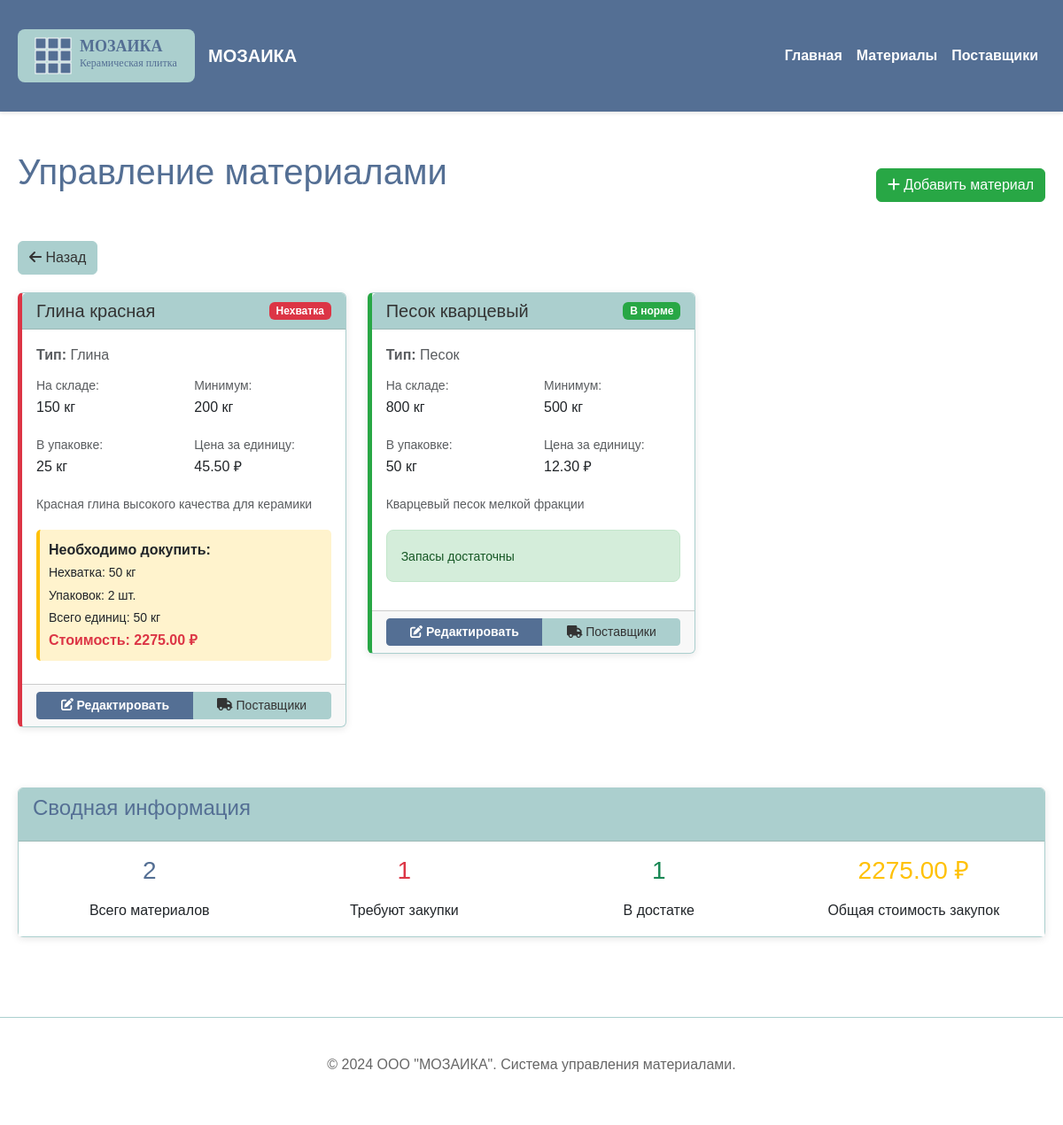
The page /materials on the database its author committed.
### models.py (models this page shows, shortened)
class Material(db.Model):
    __tablename__ = 'materials'
    id = db.Column(db.Integer, primary_key=True)
    name = db.Column(db.String(200), nullable=False)
    type_id = db.Column(db.Integer, db.ForeignKey('material_types.id'), nullable=False)
    description = db.Column(db.Text)
    unit_of_measure = db.Column(db.String(20), nullable=False)  # единица измерения
    quantity_in_package = db.Column(db.Integer, nullable=False, default=1)  # количество в упаковке
    quantity_in_stock = db.Column(db.Integer, nullable=False, default=0)  # количество на складе
    min_quantity = db.Column(db.Integer, nullable=False, default=0)  # минимальное количество
    price_per_unit = db.Column(db.Numeric(10, 2), nullable=False)  # цена за единицу
    created_at = db.Column(db.DateTime, default=datetime.utcnow)
    updated_at = db.Column(db.DateTime, default=datetime.utcnow, onupdate=datetime.utcnow)
    def calculate_min_purchase_cost(self):
        if self.quantity_in_stock >= self.min_quantity:
            return 0.0
        shortage = self.min_quantity - self.quantity_in_stock
        packages_needed = (shortage + self.quantity_in_package - 1) // self.quantity_in_package
        total_units_to_buy = packages_needed * self.quantity_in_package
        cost = float(total_units_to_buy * self.price_per_unit)
        return round(cost, 2)
    def get_shortage_info(self):
        if self.quantity_in_stock >= self.min_quantity:
            return {
                'has_shortage': False,
                'shortage_amount': 0,
                'packages_needed': 0,
                'total_units_to_buy': 0,
                'min_purchase_cost': 0.0
            }
        shortage = self.min_quantity - self.quantity_in_stock
        packages_needed = (shortage + self.quantity_in_package - 1) // self.quantity_in_package
        total_units_to_buy = packages_needed * self.quantity_in_package
        cost = self.calculate_min_purchase_cost()
        return {
            'has_shortage': True,
            'shortage_amount': shortage,
            'packages_needed': packages_needed,
            'total_units_to_buy': total_units_to_buy,
            'min_purchase_cost': cost
        }

class MaterialType(db.Model):
    __tablename__ = 'material_types'
    id = db.Column(db.Integer, primary_key=True)
    name = db.Column(db.String(100), nullable=False, unique=True)
    description = db.Column(db.Text)
    materials = db.relationship('Material', backref='material_type', lazy=True)

### routes.py (the view)
@app.route('/materials')
def materials():
    try:
        materials_list = Material.query.join(MaterialType).all()
        materials_with_costs = []
        for material in materials_list:
            material_data = {
                'material': material,
                'shortage_info': material.get_shortage_info()
            }
            materials_with_costs.append(material_data)
        return render_template('materials.html', materials=materials_with_costs)
    except Exception as e:
        logging.error(f"Error loading materials: {e}")
        flash('Ошибка при загрузке списка материалов', 'error')
        return render_template('error.html', error="Не удалось загрузить список материалов")

### templates/materials.html (shortened to what this page needs)
{% extends "base.html" %}
{% block page_header %}
<div class="d-flex justify-content-between align-items-center mb-4">
    <h1>Управление материалами</h1>
    <a href="{{ url_for('add_material') }}" class="btn btn-success">
        <i class="fas fa-plus"></i> Добавить материал
    </a>
</div>
{% endblock %}
{% block content %}
<div class="back-button">
    <a href="{{ url_for('index') }}" class="btn btn-secondary">
        <i class="fas fa-arrow-left"></i> Назад
    </a>
</div>
{% if materials %}
    <div class="row">
        {% for material_data in materials %}
            {% set material = material_data.material %}
            {% set shortage_info = material_data.shortage_info %}
            <div class="col-lg-6 col-xl-4 mb-4">
                <div class="card material-card {{ 'shortage-highlight' if shortage_info.has_shortage else 'adequate-stock' }}">
                    <div class="card-header d-flex justify-content-between align-items-center">
                        <h5 class="card-title mb-0">{{ material.name }}</h5>
                        {% if shortage_info.has_shortage %}
                            <span class="badge badge-shortage">Нехватка</span>
                        {% else %}
                            <span class="badge badge-ok">В норме</span>
                        {% endif %}
                    </div>
                    <div class="card-body">
                        <p class="text-muted mb-2">
                            <strong>Тип:</strong> {{ material.material_type.name }}
                        </p>
                        <div class="row mb-3">
                            <div class="col-6">
                                <small class="text-muted">На складе:</small><br>
                                <span class="h6">{{ material.quantity_in_stock }} {{ material.unit_of_measure }}</span>
                            </div>
                            <div class="col-6">
                                <small class="text-muted">Минимум:</small><br>
                                <span class="h6">{{ material.min_quantity }} {{ material.unit_of_measure }}</span>
                            </div>
                        </div>
                        <div class="row mb-3">
                            <div class="col-6">
                                <small class="text-muted">В упаковке:</small><br>
                                <span>{{ material.quantity_in_package }} {{ material.unit_of_measure }}</span>
                            </div>
                            <div class="col-6">
                                <small class="text-muted">Цена за единицу:</small><br>
                                <span>{{ "%.2f"|format(material.price_per_unit) }} ₽</span>
                            </div>
                        </div>
                        {% if material.description %}
                            <p class="card-text">
                                <small class="text-muted">{{ material.description }}</small>
                            </p>
                        {% endif %}
                        {% if shortage_info.has_shortage %}
                            <div class="cost-highlight">
                                <strong>Необходимо докупить:</strong><br>
                                <small>Нехватка: {{ shortage_info.shortage_amount }} {{ material.unit_of_measure }}</small><br>
                                <small>Упаковок: {{ shortage_info.packages_needed }} шт.</small><br>
                                <small>Всего единиц: {{ shortage_info.total_units_to_buy }} {{ material.unit_of_measure }}</small><br>
                                <strong class="text-danger">
                                    Стоимость: {{ "%.2f"|format(shortage_info.min_purchase_cost) }} ₽
                                </strong>
                            </div>
                        {% else %}
                            <div class="alert alert-success">
                                <small>Запасы достаточны</small>
                            </div>
                        {% endif %}
                    </div>
                    <div class="card-footer">
                        <div class="btn-group w-100" role="group">
                            <a href="{{ url_for('edit_material', id=material.id) }}"
                               class="btn btn-primary btn-sm">
                                <i class="fas fa-edit"></i> Редактировать
                            </a>
                            <a href="{{ url_for('material_suppliers', id=material.id) }}"
                               class="btn btn-secondary btn-sm">
                                <i class="fas fa-truck"></i> Поставщики
                            </a>
                        </div>
                    </div>
                </div>
            </div>
        {% endfor %}
    </div>
    <div class="row mt-4">
        <div class="col-12">
            <div class="card">
                <div class="card-header">
                    <h4>Сводная информация</h4>
                </div>
                <div class="card-body">
                    {% set total_materials = materials|length %}
                    {% set shortage_materials = materials|selectattr('shortage_info.has_shortage')|list %}
                    {% set total_shortage_cost = shortage_materials|sum(attribute='shortage_info.min_purchase_cost') %}
                    <div class="row">
                        <div class="col-md-3">
                            <div class="text-center">
                                <h3 class="text-primary">{{ total_materials }}</h3>
                                <p class="mb-0">Всего материалов</p>
                            </div>
                        </div>
                        <div class="col-md-3">
                            <div class="text-center">
                                <h3 class="text-danger">{{ shortage_materials|length }}</h3>
                                <p class="mb-0">Требуют закупки</p>
                            </div>
                        </div>
                        <div class="col-md-3">
                            <div class="text-center">
                                <h3 class="text-success">{{ total_materials - shortage_materials|length }}</h3>
                                <p class="mb-0">В достатке</p>
                            </div>
                        </div>
                        <div class="col-md-3">
                            <div class="text-center">
                                <h3 class="text-warning">{{ "%.2f"|format(total_shortage_cost) }} ₽</h3>
                                <p class="mb-0">Общая стоимость закупок</p>
                            </div>
                        </div>
                    </div>
                </div>
            </div>
        </div>
    </div>
{% endif %}
{% endblock %}

### static/css/style.css (style rules this page uses)
body { font-family: 'Comic Sans MS', cursive, sans-serif; background-color: #FFFFFF; color: #333; margin: 0; padding: 0; line-height: 1.6; }
h1, h2, h3, h4, h5, h6 { font-family: 'Comic Sans MS', cursive, sans-serif; color: #546F94; margin-bottom: 15px; }
h1 { font-size: 2.5em; text-align: center; margin-bottom: 30px; }
.btn-primary { background-color: #546F94; border-color: #546F94; font-family: 'Comic Sans MS', cursive, sans-serif; font-weight: bold; }
.btn-secondary { background-color: #ABCFCE; border-color: #ABCFCE; color: #333; font-family: 'Comic Sans MS', cursive, sans-serif; }
.btn-success { background-color: #28a745; border-color: #28a745; font-family: 'Comic Sans MS', cursive, sans-serif; }
.card { border: 1px solid #ABCFCE; box-shadow: 0 2px 8px rgba(0,0,0,0.1); margin-bottom: 20px; }
.card-header { background-color: #ABCFCE; color: #333; font-weight: bold; border-bottom: 1px solid #9bb8b5; }
.card-body { background-color: #FFFFFF; }
.alert { font-family: 'Comic Sans MS', cursive, sans-serif; border-radius: 8px; }
.alert-success { background-color: #d4edda; border-color: #c3e6cb; color: #155724; }
.badge { font-family: 'Comic Sans MS', cursive, sans-serif; }
.badge-shortage { background-color: #dc3545; color: white; }
.badge-ok { background-color: #28a745; color: white; }
.material-card { transition: transform 0.2s; }
.shortage-highlight { border-left: 5px solid #dc3545; }
.adequate-stock { border-left: 5px solid #28a745; }
.cost-highlight { background-color: #fff3cd; padding: 10px; border-radius: 5px; border-left: 4px solid #ffc107; margin: 10px 0; }
.text-primary { color: #546F94 !important; }
.back-button { margin-bottom: 20px; }

### rows shown on the page
Material: shows "Нехватка", shortage_amount "50", packages_needed "2", total_units_to_buy "50", min_purchase_cost "2275.00", name "Песок кварцевый", quantity_in_stock "800", unit_of_measure "кг", min_quantity "500", unit_of_measure "кг", quantity_in_package "50", unit_of_measure "кг", price_per_unit "12.30", description "Кварцевый песок мелкой фракции"
Material: name "Глина красная", quantity_in_stock "150", unit_of_measure "кг", min_quantity "200", quantity_in_package "25", price_per_unit "45.50", description "Красная глина высокого качества для керамики"
MaterialType: material_type.name "Глина"
MaterialType: material_type.name "Песок"

### other values the page prints
{{ total_materials }} "2"
{{ shortage_materials|length }} "1"
{{ total_materials - shortage_materials|length }} "1"
{{ "%.2f"|format(total_shortage_cost) }} "2275.00"
